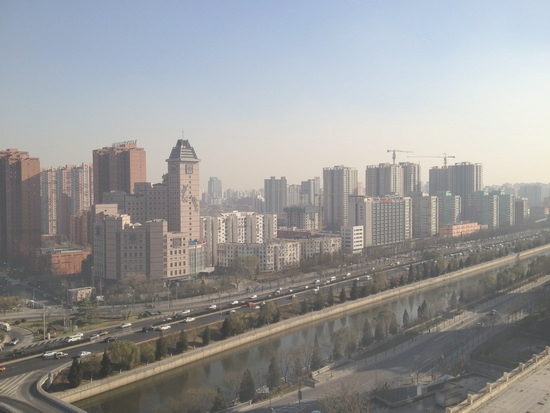
%> input picture 0586.jpg, 550 x 413 px
$ octave demo.m   (GNU Octave 9; MATLAB toolbox functions it lacks are replaced by stand-ins)
%> lines starting %> are read from the running program, lines starting %| are printed output that depends on the picture
%> the answer given: 0586.jpg
### dehaze.m
function [radiance2,transmission2] = dehaze(image,omega,r,eps,s)
%> called with omega = 0.95, r = 64, eps = 0.01, s = 4
addpath('./detect sky/')

patch_size_dc1=16;
%% Dehazing algorithm
[m,n,~]=size(image);
%> m = 413; n = 550

str1=strel('square',patch_size_dc1);
dc1=imerode(min(image,[],3),str1);%The dark channel
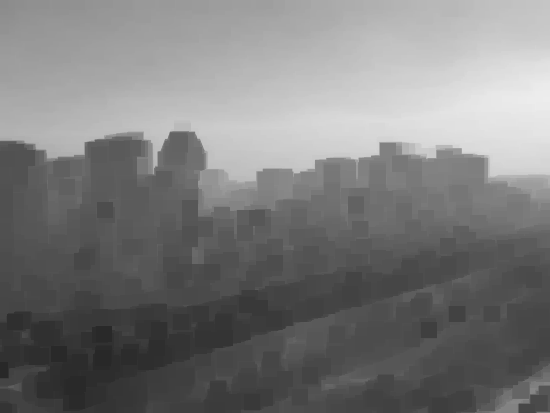
%> dc1: size 413x550 double; min 0.157, max 0.929, mean 0.483
atmosphere=compute_airlight(image, dc1); %Such as He
rep_atmosphere = repmat(reshape(atmosphere, [1, 1, 3]), m, n);

[radiance2, transmission2] = improve_image(image,rep_atmosphere,omega);
end

### compute_airlight.m
function atmosphere = compute_airlight(image, dark_channel)

[m, n, ~] = size(image);
%> m = 413; n = 550
n_pixels = m * n;
%> n_pixels = 227150

n_search_pixels = floor(n_pixels * 0.01);
%> n_search_pixels = 2271

dark_vec = reshape(dark_channel, n_pixels, 1);

image_vec = reshape(image, n_pixels, 3);

[~, indices] = sort(dark_vec, 'descend');

accumulator = zeros(1, 3);

for k = 1 : n_search_pixels
    accumulator = accumulator + image_vec(indices(k),:);
end
%> this loop made 2271 passes
%> accumulator on passes 1 to 3: [0.945 0.953 0.933], [1.89 1.91 1.87], [2.84 2.86 2.8]
%> after the loop, accumulator = [2123.8 2146.2 2103.4]

atmosphere = accumulator / n_search_pixels;
%> atmosphere = [0.935 0.945 0.926]

end

### detect sky/improve_image.m
function [radiance2,transmission2,new_airlight] = improve_image(image,rep_atmosphere,omega)
%> called with omega = 0.95
    [m,n,~]=size(image);
    img_norm=image./rep_atmosphere;
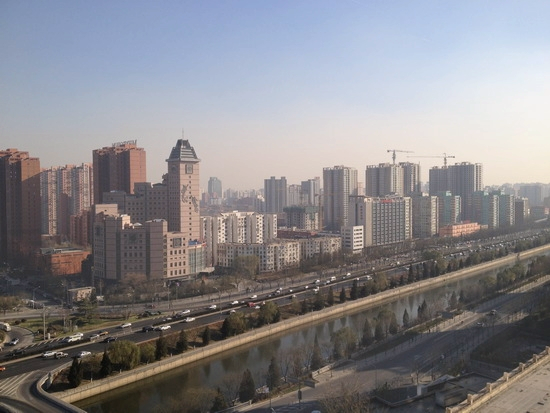
%> img_norm: size 413x550x3 double; mean R, G, B 0.639, 0.632, 0.645; drawn with min black and max white
    [mask,new_airlight]=detect_sky(img_norm);
	rep_new_airlight = repmat(reshape(new_airlight, [1, 1, 3]), m, n);
    str1=strel('square',15);
	dc=imerode(min(image./rep_new_airlight,[],3),str1);%The dark channel

    new_dc=(dc.*(1-mask))+((1-dc).*mask);
    trans2=1-omega.*new_dc;

	transmission2=fastguidedfilter(rgb2gray(image),trans2, 64, 0.01, 8);%321e-6

    radiance2 = get_radiance(image, transmission2, rep_new_airlight);
end

### detect sky/detect_sky.m
function [sky_mask,new_airlight] = detect_sky(image_norm)
%% Compute and filter edges based on a standard deviation filter
[a,b,c]=size(image_norm);
%> a = 413; b = 550; c = 3
image_norm=imresize(image_norm,[600 400]);% scale image
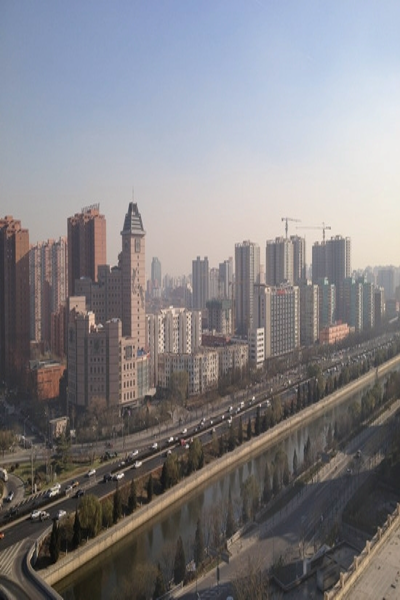
%> image_norm: size 600x400x3 double; mean R, G, B 0.639, 0.632, 0.645; drawn with min black and max white

image_norm_lab=rgb2lab(image_norm); % Change image to spacecolor Lab
%> image_norm_lab: size 600x400x3 double; mean of channels 1, 2, 3 66, 1.5, -1.2

str1=strel('square',15);
dc=imerode(min(image_norm,[],3),str1);% Compute dark channel
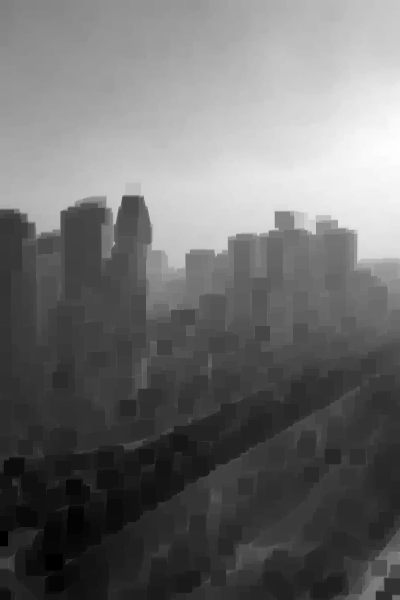
%> dc: size 600x400 double; min 0.166, max 1, mean 0.53; drawn with min black and max white


%> (the run ends here)
